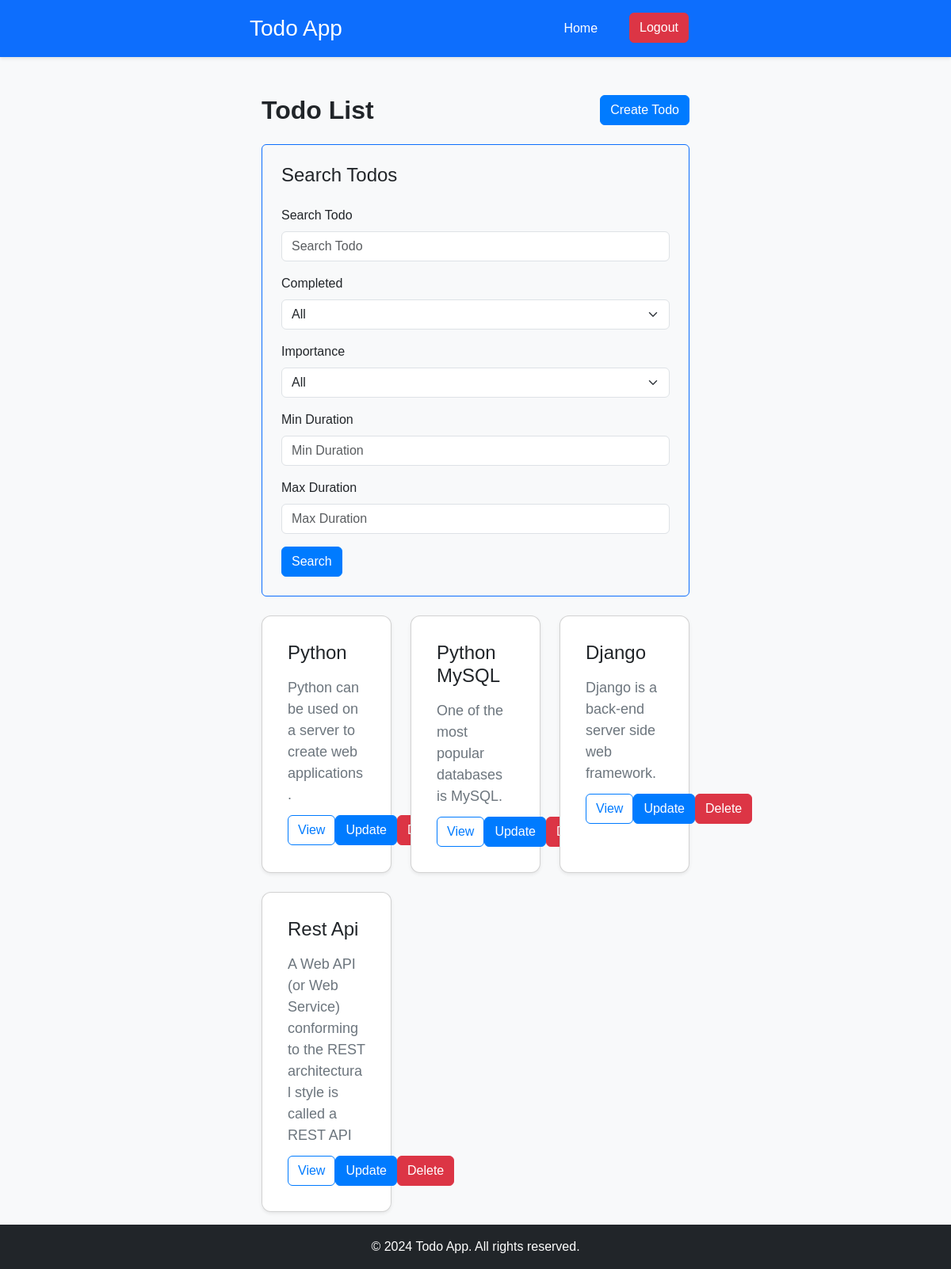
The app's page / (signed in) with its own data.
### todoapp/models.py (models this page shows, shortened)
class Todo(models.Model):
    HIGH = 'HIGH'
    MEDIUM = 'MEDIUM'
    LOW = 'LOW'
    IMPORTANCE_CHOICES = [
        (HIGH, 'High'),
        (MEDIUM, 'Medium'),
        (LOW, 'Low'),
    ]
    user=models.ForeignKey (User, on_delete=models.CASCADE)
    title=models.CharField(max_length=300)
    description=models.CharField(max_length=500)
    completed=models.BooleanField()
    duration=models.PositiveIntegerField()
    importance=models.CharField(max_length=6, choices=IMPORTANCE_CHOICES)

### todoapp/views.py (the view)
# urls.py: path('', views.ListTodo.as_view(), name='index'),
class ListTodo(LoginRequiredMixin, ListView):
    login_url = '/login/'
    model = Todo
    template_name = 'todo/listtodo.html'
    context_object_name = 'todo_data'
    def get_queryset(self):
        current_user = self.request.user
        if not current_user.is_authenticated:
            return Todo.objects.none()
        queryset = Todo.objects.filter(user=current_user)
        q = self.request.GET.get('q')
        completed = self.request.GET.get('completed')
        importance = self.request.GET.get('importance')
        min_duration = self.request.GET.get('min_duration')
        max_duration = self.request.GET.get('max_duration')
        if q:
            queryset = queryset.filter(Q(title__icontains=q) | Q(description__icontains=q))
        if completed in ['true', 'false']:
            queryset = queryset.filter(completed=(completed == 'true'))
        if importance and importance in dict(Todo.IMPORTANCE_CHOICES).keys():
            queryset = queryset.filter(importance=importance)
        if min_duration:
            queryset = queryset.filter(duration__gte=min_duration)
        if max_duration:
            queryset = queryset.filter(duration__lte=max_duration)
        return queryset

### todoapp/templates/todo/listtodo.html (shortened to what this page needs)
{% extends 'main.html' %}
{% block content %}
<div class="container mt-5">
    <div class="d-flex justify-content-between align-items-center mb-4">
        <h1 class="mb-0">Todo List</h1>
        <a href="{% url 'createtodo' %}" class="btn btn-primary">Create Todo</a>
    </div>
    <form method="GET" action="{% url 'index' %}" class="border border-primary rounded p-4 mb-4">
        <h4 class="mb-4">Search Todos</h4>
        <div class="mb-3">
            <label for="q" class="form-label">Search Todo</label>
            <input type="text" id="q" name="q" class="form-control" value="{{ request.GET.q }}" placeholder="Search Todo">
        </div>
        <div class="mb-3">
            <label for="completed" class="form-label">Completed</label>
            <select id="completed" name="completed" class="form-select">
                <option value="all" {% if request.GET.completed == "all" %}selected{% endif %}>All</option>
            </select>
        </div>
        <div class="mb-3">
            <label for="importance" class="form-label">Importance</label>
            <select id="importance" name="importance" class="form-select">
                <option value="all" {% if request.GET.importance == "all" %}selected{% endif %}>All</option>
            </select>
        </div>
        <div class="mb-3">
            <label for="min_duration" class="form-label">Min Duration</label>
            <input type="number" id="min_duration" name="min_duration" class="form-control" value="{{ request.GET.min_duration }}" placeholder="Min Duration">
        </div>
        <div class="mb-3">
            <label for="max_duration" class="form-label">Max Duration</label>
            <input type="number" id="max_duration" name="max_duration" class="form-control" value="{{ request.GET.max_duration }}" placeholder="Max Duration">
        </div>
        <button type="submit" class="btn btn-primary">Search</button>
    </form>
    <div class="row">
        {% for todo in todo_data %}
        <div class="col-md-4 mb-4">
            <div class="card shadow-sm h-100">
                <div class="card-body">
                    <h5 class="card-title">{{ todo.title }}</h5>
                    <p class="card-text">{{ todo.description }}</p>
                    <div class="d-flex justify-content-between">
                        <a href="{% url 'detailtodo' todo_id=todo.id %}" class="btn btn-outline-primary">View</a>
                        <a href="{% url 'updatetodo' todo_id=todo.id %}" class="btn btn-primary">Update</a>
                        <a href="{% url 'deletetodo' todo_id=todo.id %}" class="btn btn-danger">Delete</a>
                    </div>
                </div>
            </div>
        </div>
        {% empty %}
        <div class="col-12">
            <p>No todos found.</p>
        </div>
        {% endfor %}
    </div>
</div>
{% endblock %}

### todoapp/static/css/maintodo.css (style rules this page uses)
body { font-family: Arial, sans-serif; background-color: #f8f9fa; margin: 0; padding: 0; }
.container { max-width: 960px; margin: 0 auto; padding: 0 15px; }
.card { border-radius: 0.75rem; box-shadow: 0 4px 8px rgba(0, 0, 0, 0.1); }
.card-body { padding: 2rem; }
.container { max-width: 960px; }
.container { max-width: 1200px; }
h1 { font-size: 2rem; font-weight: bold; }
.card-body { padding: 1.5rem; }
.card-title { font-size: 1.25rem; margin-bottom: 0.75rem; }
.card-text { font-size: 1rem; color: #6c757d; }
.btn-outline-primary { color: #007bff; border-color: #007bff; }
.btn-primary { background-color: #007bff; border-color: #007bff; }
.btn-danger { background-color: #dc3545; border-color: #dc3545; }
.card-title { font-size: 2rem; margin-bottom: 1rem; }
.card-text { font-size: 1.125rem; margin-bottom: 0.75rem; }
.card-title { font-size: 1.5rem; }
.container { max-width: 600px; }
.card-body p { font-size: 1.125rem; }

### records on screen
Todo: title "Python", description "Python can be used on a server to create web applications."
Todo: title "Python MySQL", description "One of the most popular databases is MySQL."
Todo: title "Django", description "Django is a back-end server side web framework."
Todo: title "Rest Api", description "A Web API (or Web Service) conforming to the REST architectural style is called a REST API"
